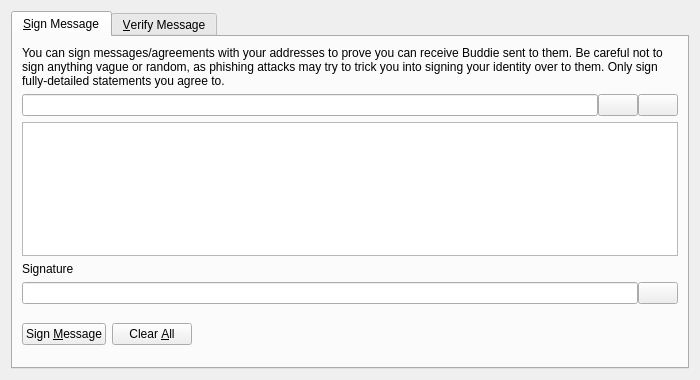
<?xml version="1.0" encoding="UTF-8"?>
<ui version="4.0">
 <class>SignVerifyMessageDialog</class>
 <widget class="QDialog" name="SignVerifyMessageDialog">
  <property name="geometry">
   <rect>
    <x>0</x>
    <y>0</y>
    <width>700</width>
    <height>380</height>
   </rect>
  </property>
  <property name="windowTitle">
   <string>Signatures - Sign / Verify a Message</string>
  </property>
  <property name="modal">
   <bool>true</bool>
  </property>
  <layout class="QVBoxLayout" name="verticalLayout">
   <item>
    <widget class="QTabWidget" name="tabWidget">
     <property name="currentIndex">
      <number>0</number>
     </property>
     <widget class="QWidget" name="tabSignMessage">
      <attribute name="title">
       <string>&amp;Sign Message</string>
      </attribute>
      <layout class="QVBoxLayout" name="verticalLayout_SM">
       <item>
        <widget class="QLabel" name="infoLabel_SM">
         <property name="text">
          <string>You can sign messages/agreements with your addresses to prove you can receive Buddie sent to them. Be careful not to sign anything vague or random, as phishing attacks may try to trick you into signing your identity over to them. Only sign fully-detailed statements you agree to.</string>
         </property>
         <property name="textFormat">
          <enum>Qt::PlainText</enum>
         </property>
         <property name="wordWrap">
          <bool>true</bool>
         </property>
        </widget>
       </item>
       <item>
        <layout class="QHBoxLayout" name="horizontalLayout_1_SM">
         <property name="spacing">
          <number>0</number>
         </property>
         <item>
          <widget class="QValidatedLineEdit" name="addressIn_SM">
           <property name="toolTip">
            <string>The Buddie address to sign the message with</string>
           </property>
          </widget>
         </item>
         <item>
          <widget class="QPushButton" name="addressBookButton_SM">
           <property name="toolTip">
            <string>Choose previously used address</string>
           </property>
           <property name="text">
            <string/>
           </property>
           <property name="shortcut">
            <string>Alt+A</string>
           </property>
           <property name="autoDefault">
            <bool>false</bool>
           </property>
          </widget>
         </item>
         <item>
          <widget class="QPushButton" name="pasteButton_SM">
           <property name="toolTip">
            <string>Paste address from clipboard</string>
           </property>
           <property name="text">
            <string/>
           </property>
           <property name="shortcut">
            <string>Alt+P</string>
           </property>
           <property name="autoDefault">
            <bool>false</bool>
           </property>
          </widget>
         </item>
        </layout>
       </item>
       <item>
        <widget class="QPlainTextEdit" name="messageIn_SM">
         <property name="toolTip">
          <string>Enter the message you want to sign here</string>
         </property>
        </widget>
       </item>
       <item>
        <widget class="QLabel" name="signatureLabel_SM">
         <property name="text">
          <string>Signature</string>
         </property>
         <property name="textFormat">
          <enum>Qt::PlainText</enum>
         </property>
        </widget>
       </item>
       <item>
        <layout class="QHBoxLayout" name="horizontalLayout_2_SM">
         <property name="spacing">
          <number>0</number>
         </property>
         <item>
          <widget class="QLineEdit" name="signatureOut_SM">
           <property name="font">
            <font>
             <italic>true</italic>
            </font>
           </property>
           <property name="readOnly">
            <bool>true</bool>
           </property>
          </widget>
         </item>
         <item>
          <widget class="QPushButton" name="copySignatureButton_SM">
           <property name="toolTip">
            <string>Copy the current signature to the system clipboard</string>
           </property>
           <property name="text">
            <string/>
           </property>
           <property name="autoDefault">
            <bool>false</bool>
           </property>
          </widget>
         </item>
        </layout>
       </item>
       <item>
        <layout class="QHBoxLayout" name="horizontalLayout_3_SM">
         <item>
          <widget class="QPushButton" name="signMessageButton_SM">
           <property name="toolTip">
            <string>Sign the message to prove you own this Buddie address</string>
           </property>
           <property name="text">
            <string>Sign &amp;Message</string>
           </property>
           <property name="autoDefault">
            <bool>false</bool>
           </property>
          </widget>
         </item>
         <item>
          <widget class="QPushButton" name="clearButton_SM">
           <property name="toolTip">
            <string>Reset all sign message fields</string>
           </property>
           <property name="text">
            <string>Clear &amp;All</string>
           </property>
           <property name="autoDefault">
            <bool>false</bool>
           </property>
          </widget>
         </item>
         <item>
          <spacer name="horizontalSpacer_1_SM">
           <property name="orientation">
            <enum>Qt::Horizontal</enum>
           </property>
           <property name="sizeHint" stdset="0">
            <size>
             <width>40</width>
             <height>48</height>
            </size>
           </property>
          </spacer>
         </item>
         <item>
          <widget class="QLabel" name="statusLabel_SM">
           <property name="font">
            <font>
             <weight>75</weight>
             <bold>true</bold>
            </font>
           </property>
           <property name="text">
            <string/>
           </property>
           <property name="wordWrap">
            <bool>true</bool>
           </property>
          </widget>
         </item>
         <item>
          <spacer name="horizontalSpacer_2_SM">
           <property name="orientation">
            <enum>Qt::Horizontal</enum>
           </property>
           <property name="sizeHint" stdset="0">
            <size>
             <width>40</width>
             <height>48</height>
            </size>
           </property>
          </spacer>
         </item>
        </layout>
       </item>
      </layout>
     </widget>
     <widget class="QWidget" name="tabVerifyMessage">
      <attribute name="title">
       <string>&amp;Verify Message</string>
      </attribute>
      <layout class="QVBoxLayout" name="verticalLayout_VM">
       <item>
        <widget class="QLabel" name="infoLabel_VM">
         <property name="text">
          <string>Enter the receiver's address, message (ensure you copy line breaks, spaces, tabs, etc. exactly) and signature below to verify the message. Be careful not to read more into the signature than what is in the signed message itself, to avoid being tricked by a man-in-the-middle attack. Note that this only proves the signing party receives with the address, it cannot prove sendership of any transaction!</string>
         </property>
         <property name="textFormat">
          <enum>Qt::PlainText</enum>
         </property>
         <property name="alignment">
          <set>Qt::AlignLeading|Qt::AlignLeft|Qt::AlignTop</set>
         </property>
         <property name="wordWrap">
          <bool>true</bool>
         </property>
        </widget>
       </item>
       <item>
        <layout class="QHBoxLayout" name="horizontalLayout_1_VM">
         <property name="spacing">
          <number>0</number>
         </property>
         <item>
          <widget class="QValidatedLineEdit" name="addressIn_VM">
           <property name="toolTip">
            <string>The Buddie address the message was signed with</string>
           </property>
          </widget>
         </item>
         <item>
          <widget class="QPushButton" name="addressBookButton_VM">
           <property name="toolTip">
            <string>Choose previously used address</string>
           </property>
           <property name="text">
            <string/>
           </property>
           <property name="shortcut">
            <string>Alt+A</string>
           </property>
           <property name="autoDefault">
            <bool>false</bool>
           </property>
          </widget>
         </item>
        </layout>
       </item>
       <item>
        <widget class="QPlainTextEdit" name="messageIn_VM"/>
       </item>
       <item>
        <widget class="QValidatedLineEdit" name="signatureIn_VM"/>
       </item>
       <item>
        <layout class="QHBoxLayout" name="horizontalLayout_2_VM">
         <item>
          <widget class="QPushButton" name="verifyMessageButton_VM">
           <property name="toolTip">
            <string>Verify the message to ensure it was signed with the specified Buddie address</string>
           </property>
           <property name="text">
            <string>Verify &amp;Message</string>
           </property>
           <property name="autoDefault">
            <bool>false</bool>
           </property>
          </widget>
         </item>
         <item>
          <widget class="QPushButton" name="clearButton_VM">
           <property name="toolTip">
            <string>Reset all verify message fields</string>
           </property>
           <property name="text">
            <string>Clear &amp;All</string>
           </property>
           <property name="autoDefault">
            <bool>false</bool>
           </property>
          </widget>
         </item>
         <item>
          <spacer name="horizontalSpacer_1_VM">
           <property name="orientation">
            <enum>Qt::Horizontal</enum>
           </property>
           <property name="sizeHint" stdset="0">
            <size>
             <width>40</width>
             <height>48</height>
            </size>
           </property>
          </spacer>
         </item>
         <item>
          <widget class="QLabel" name="statusLabel_VM">
           <property name="font">
            <font>
             <weight>75</weight>
             <bold>true</bold>
            </font>
           </property>
           <property name="text">
            <string/>
           </property>
           <property name="wordWrap">
            <bool>true</bool>
           </property>
          </widget>
         </item>
         <item>
          <spacer name="horizontalSpacer_2_VM">
           <property name="orientation">
            <enum>Qt::Horizontal</enum>
           </property>
           <property name="sizeHint" stdset="0">
            <size>
             <width>40</width>
             <height>48</height>
            </size>
           </property>
          </spacer>
         </item>
        </layout>
       </item>
      </layout>
     </widget>
    </widget>
   </item>
  </layout>
 </widget>
 <customwidgets>
  <customwidget>
   <class>QValidatedLineEdit</class>
   <extends>QLineEdit</extends>
   <header>qvalidatedlineedit.h</header>
  </customwidget>
 </customwidgets>
 <resources>
  <include location="../buddie.qrc"/>
 </resources>
 <connections/>
</ui>
